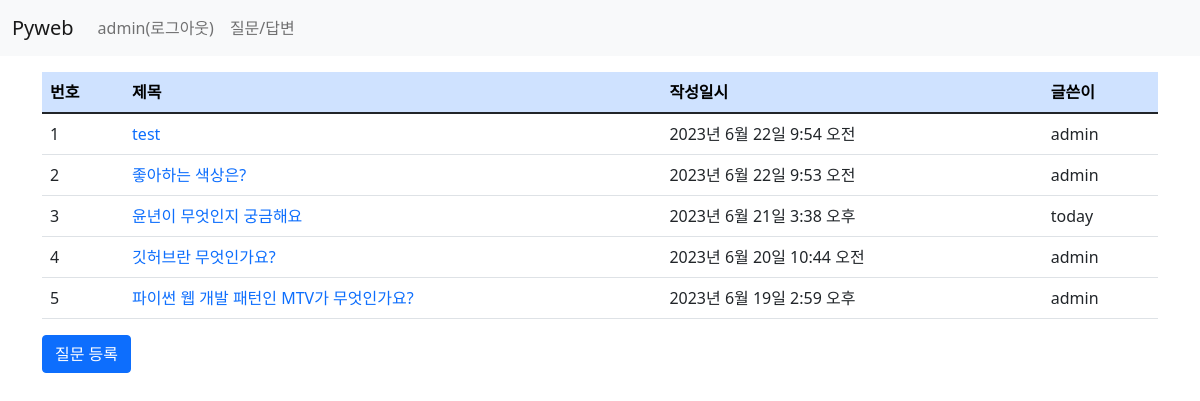
Screenshot of /board/ (signed in) with the database file from the repository.
### board/models.py (models this page shows, shortened)
class Question(models.Model):
    author = models.ForeignKey(User, on_delete=models.CASCADE) #글쓴이
    subject = models.CharField(max_length=200)  #제목
    content = models.TextField()                #질문 내용
    create_date = models.DateTimeField()        #등록일
    modify_date = models.DateTimeField(null=True, blank=True)

### board/views.py (the view)
# urls.py: path('', views.question_list, name='question_list'),
def question_list(request):
    question_list = Question.objects.order_by('-create_date') #내림 차순
    context = {'question_list': question_list}
    return render(request, 'board/question_list.html', context)

### templates/board/question_list.html
{% extends 'base.html' %}
{% block content %}
<div class="container my-3">
    <section id="question_list">
        <table class="table">
            <thead>
                <tr class="table-primary">
                    <th>번호</th><th>제목</th><th>작성일시</th><th>글쓴이</th>
                </tr>
            </thead>
            <tbody>
                {% if question_list %}
                    {% for question in question_list %}
                    <tr>
                        <td>{{ forloop.counter }}</td>
                        <td>
                            <a href="{% url 'board:detail' question.id %}">
                                {{ question.subject }}
                            </a>
                        </td>
                        <td>{{ question.create_date }}</td>
                        <td>{{ question.author }}</td>
                    </tr>
                    {% endfor %}
                {% else %}
                    <tr>
                        <td>질문이 없습니다.</td>
                    </tr>
                {% endif %}
            </tbody>
         </table>
        <a href="{% url 'board:question_create' %}"
            class="btn btn-primary">질문 등록</a>
    </section>
</div>
{% endblock %}

### templates/navbar.html (shortened to what this page needs)
<nav class="navbar navbar-expand-lg navbar-light bg-light">
  <div class="container-fluid">
    <a class="navbar-brand" href="/">Pyweb</a>
    <div class="collapse navbar-collapse" id="navbarSupportedContent">
      <ul class="navbar-nav me-auto mb-2 mb-lg-0">
        <li class="nav-item">
          {% if user.is_authenticated %}
            <a class="nav-link" href="{% url 'common:logout' %}">
                  {{ user.username }}(로그아웃)
            </a>
          {% else %}
            <a class="nav-link" href="{% url 'common:login' %}">로그인</a>
          {% endif %}
        </li>
        <li class="nav-item">
          <a class="nav-link"
             href="{% url 'board:question_list' %}">질문/답변</a>
        </li>
      </ul>
    </div>
  </div>
</nav>

### static/board/css/style.css (style rules this page uses)
a { text-decoration: none; }

### rows the page displays
Question: subject "test", create_date "2023년 6월 22일 9:54 오전", author "admin"
Question: subject "좋아하는 색상은?", create_date "2023년 6월 22일 9:53 오전", author "admin"
Question: subject "윤년이 무엇인지 궁금해요", create_date "2023년 6월 21일 3:38 오후", author "today"
Question: subject "깃허브란 무엇인가요?", create_date "2023년 6월 20일 10:44 오전", author "admin"
Question: subject "파이썬 웹 개발 패턴인 MTV가 무엇인가요?", create_date "2023년 6월 19일 2:59 오후", author "admin"

### other values shown
{{ user.username }} "admin"
